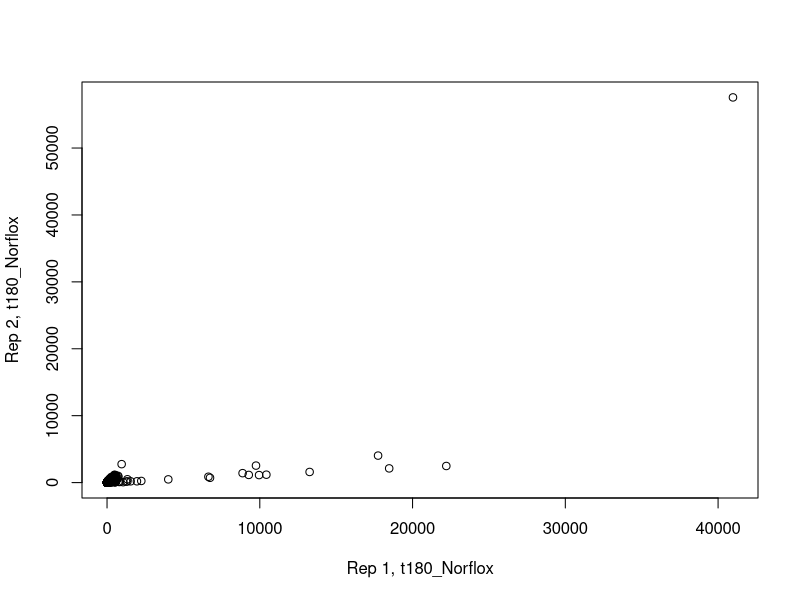
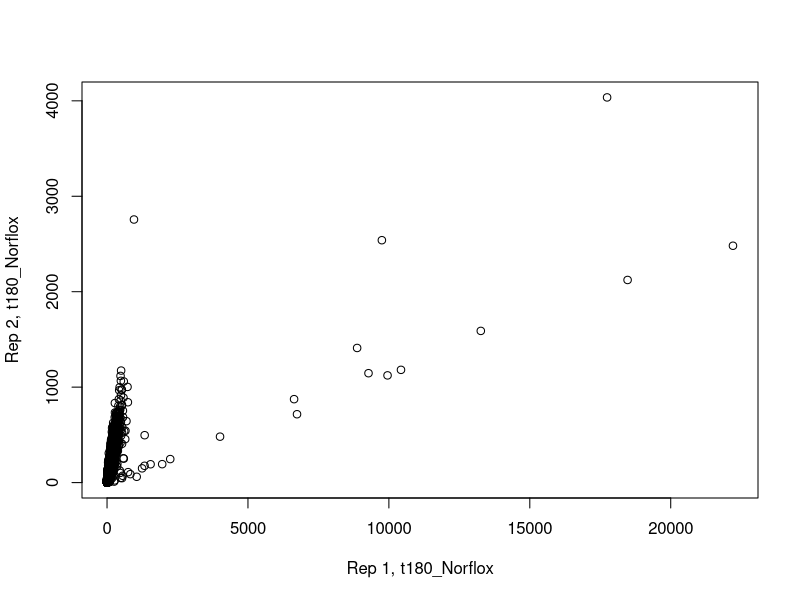
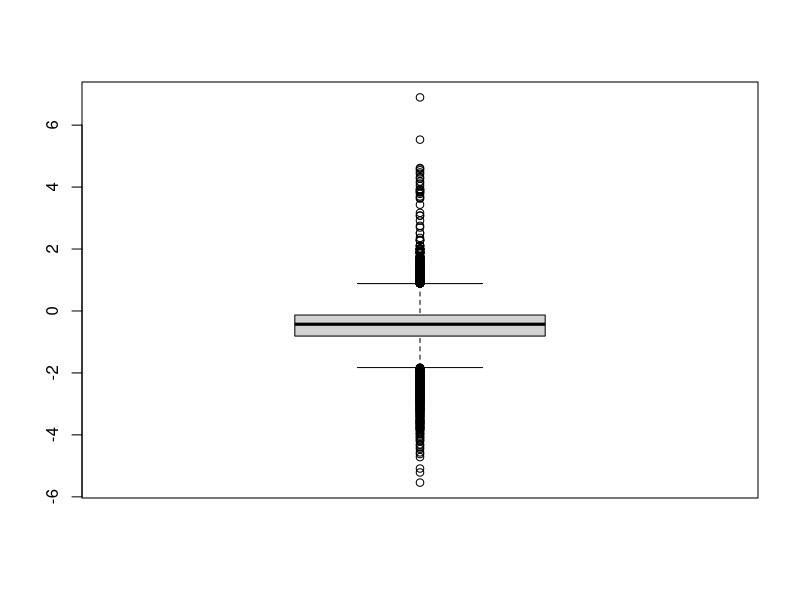
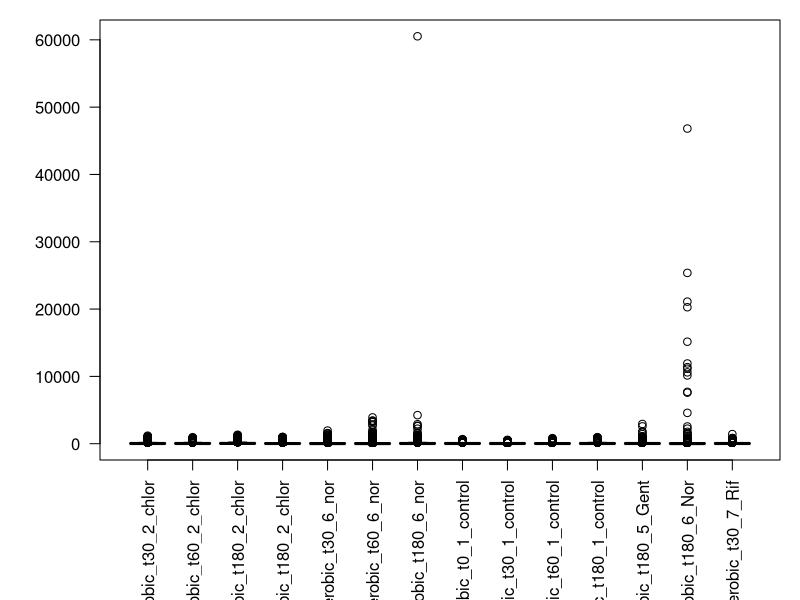
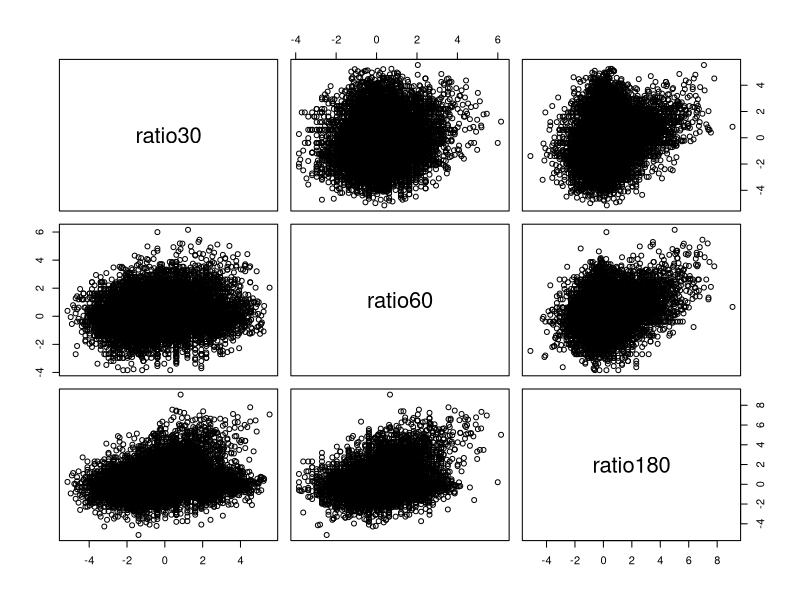

Source code (R) for these figures, in order:
allData <- read.csv('selected.csv')
library('edgeR')
library(ggplot2)

counts <- allData[,-1]
rownames(allData) <- allData$seq

temp <- DGEList(counts=counts, group=factor(1:ncol(counts)), genes=allData[,1])
temp <- calcNormFactors(temp)
countsNormalized <- counts
for (i in 1:ncol(temp)) {  countsNormalized[,i] <- counts[,i] * temp$samples$norm.factors[i] }

### investigate the Norflax data
plot(countsNormalized$X1_aerobic_t180_6_Nor, countsNormalized$X2_aerobic_t180_6_nor,xlab='Rep 1, t180_Norflox',ylab='Rep 2, t180_Norflox')
extremePt <- countsNormalized$X1_aerobic_t180_6_Nor > 40000
plot(countsNormalized$X1_aerobic_t180_6_Nor[!extremePt], countsNormalized$X2_aerobic_t180_6_nor[!extremePt],xlab='Rep 1, t180_Norflox',ylab='Rep 2, t180_Norflox')

### determine if Nor is changing

#countsNormalized <- countsNormalized + 1
subset <- countsNormalized[ , c('X1_aerobic_t30_6_nor','X1_aerobic_t60_6_nor','X1_aerobic_t180_6_Nor') ]
subset <- apply(subset, 2, function(x) x/countsNormalized$X1_aerobic_t0_1_control)
subset[countsNormalized$X1_aerobic_t0_1_control < .001, ] <- NA
summary(subset)
#subset <- subset[subset[,3]<500,]
boxplot(log(subset[,3]))

enriched <- allData[subset[,3]>10 & !is.na(subset[,3]), c('seq', 'X1_aerobic_t0_1_control','X1_aerobic_t30_6_nor','X1_aerobic_t60_6_nor','X1_aerobic_t180_6_Nor')]
depleted <-allData[subset[,3]<.1 & !is.na(subset[,3]) & allData[,'X1_aerobic_t0_1_control']>20, c('seq', 'X1_aerobic_t0_1_control','X1_aerobic_t30_6_nor','X1_aerobic_t60_6_nor','X1_aerobic_t180_6_Nor')]

apply(counts,2,function(x){sum(x==0)})
colSums(counts)

### convert to frequencies ####
par(mar=c(7,5,1,1))
boxplot(counts,las=2)
freqs <- apply(counts, 2, function(x){return(x/sum(x))})
freqs <- data.frame(freqs)

### convert to adjustedCounts ####
countsNormalized <- data.frame(apply(counts, 2, function(x){return(x*2000000/sum(x))}))

# adjusted pseudo counts ####
countsNormalized <- data.frame(apply(counts, 2, function(x){x=x+1;return(x*2000000/sum(x))}))
ratios <- data.frame(ratio30=countsNormalized$X1_aerobic_t30_2_chlor/countsNormalized$X1_aerobic_t30_1_control,
                     ratio60=countsNormalized$X1_aerobic_t60_2_chlor/countsNormalized$X1_aerobic_t60_1_control,
                     ratio180=countsNormalized$X1_aerobic_t180_2_chlor/countsNormalized$X1_aerobic_t180_1_control,
                     chlor30=countsNormalized$X1_aerobic_t30_2_chlor,chlor60=countsNormalized$X1_aerobic_t60_2_chlor,chlor180=countsNormalized$X1_aerobic_t180_2_chlor,
                     cont0=countsNormalized$X1_aerobic_t0_1_control,cont30=countsNormalized$X1_aerobic_t30_1_control,cont60=countsNormalized$X1_aerobic_t60_1_control,
                     cont180=countsNormalized$X1_aerobic_t180_1_control,row.names=allData$seq)
ratios <- data.frame(ratio30=countsNormalized$X1_aerobic_t30_2_chlor/countsNormalized$X1_aerobic_t30_1_control,
                     ratio60=countsNormalized$X1_aerobic_t60_2_chlor/countsNormalized$X1_aerobic_t60_1_control,
                     ratio180=countsNormalized$X1_aerobic_t180_2_chlor/countsNormalized$X1_aerobic_t180_1_control,
                     wt30=sqrt(countsNormalized$X1_aerobic_t30_2_chlor+countsNormalized$X1_aerobic_t30_1_control),
                     wt60=sqrt(countsNormalized$X1_aerobic_t60_2_chlor+countsNormalized$X1_aerobic_t60_1_control),
                     wt180=sqrt(countsNormalized$X1_aerobic_t180_2_chlor+countsNormalized$X1_aerobic_t180_1_control)                     )
scores <- apply(ratios, 1, function(x){(x[1]*x[4]+x[2]*x[5]+x[3]*x[6])/sum(x[4:6])})
ratios <- data.frame(ratio30=countsNormalized$X1_aerobic_t30_2_chlor/countsNormalized$X1_aerobic_t30_1_control,
                     ratio60=countsNormalized$X1_aerobic_t60_2_chlor/countsNormalized$X1_aerobic_t60_1_control,
                     ratio180=countsNormalized$X1_aerobic_t180_2_chlor/countsNormalized$X1_aerobic_t180_1_control,
                     chlor30=countsNormalized$X1_aerobic_t30_2_chlor,chlor60=countsNormalized$X1_aerobic_t60_2_chlor,chlor180=countsNormalized$X1_aerobic_t180_2_chlor,
                     cont0=countsNormalized$X1_aerobic_t0_1_control,cont30=countsNormalized$X1_aerobic_t30_1_control,cont60=countsNormalized$X1_aerobic_t60_1_control,
                     cont180=countsNormalized$X1_aerobic_t180_1_control,row.names=allData$seq)
ratios$scores <- scores
pairs(log2(ratios[,1:3]))


enriched <- freqs[,3]/freqs$X1_aerobic_t0_1_control
